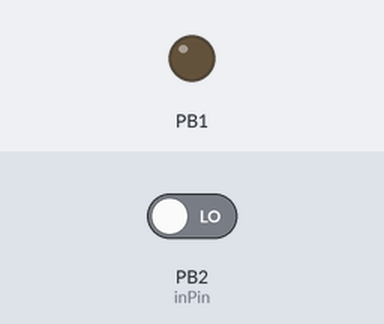
The sketch below on a simulated ATtiny85, built with avr-gcc and run on an emulated ATtiny85. On the bench: output pins drawn as LEDs (lit = HIGH). Inputs (shaded band) come from the test bench; at power-on: PB2 (inPin) LOW.

Above: at 1.2 s.
1.3 s: PB2 (inPin) driven HIGH
At 2.0 s:
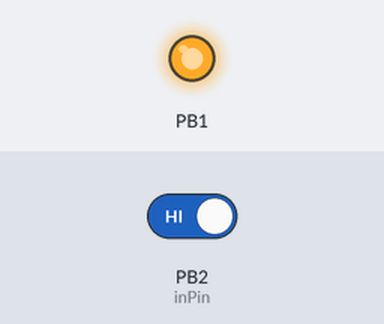
2.8 s: PB2 (inPin) driven LOW
At 3.2 s:
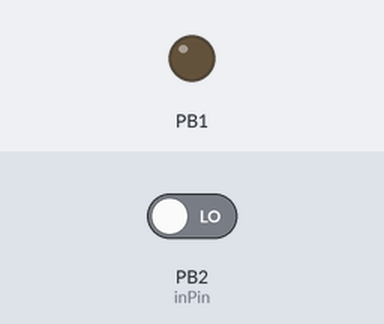
Timing chart, 0 to 5.8 s (numbered marks = the images above; inputs shaded):
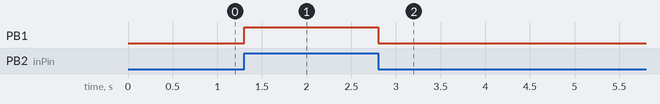

The sketch:

arduino_motion_usb_keyboard_waker.ino
```cpp
#include "DigiKeyboard.h"
#define MOD_CONTROL_LEFT (1 << 0)
int inPin = 2;
int val = 0;
int prev = 0;
int toggle = 0;
#define MOD_SHIFT_LEFT (1 << 1)
void setup()
{
    pinMode(inPin, INPUT);
    pinMode(1, OUTPUT);
    DigiKeyboard.sendKeyStroke(0);
}

void loop()
{
    val = digitalRead(inPin);
    if (val != prev)
    {
        prev = val;
        toggle = !toggle;
        digitalWrite(1, toggle ? HIGH : LOW);
        DigiKeyboard.sendKeyStroke(0, MOD_SHIFT_LEFT);
    }
    DigiKeyboard.delay(100);
}
```

Measured:
- after the input at 1.3 s, PB1: LOW → HIGH at once
- after the input at 2.8 s, PB1: HIGH → LOW at once
